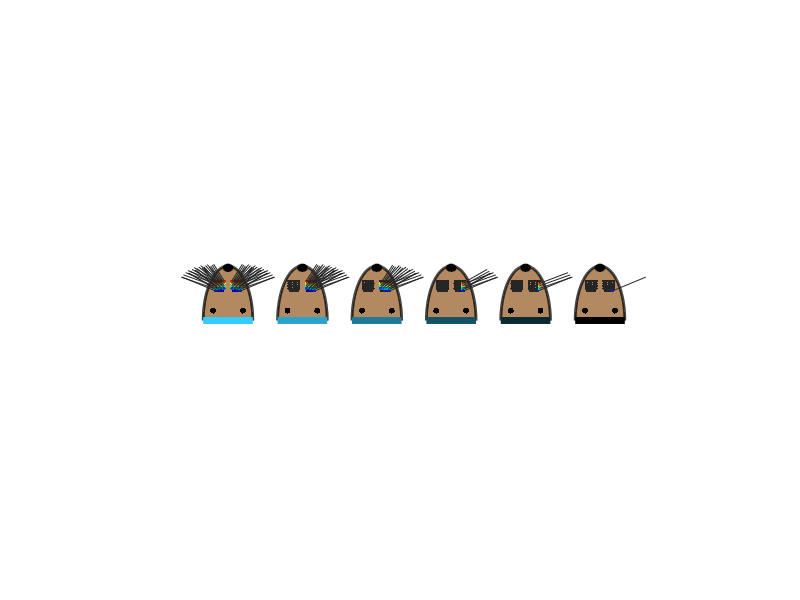
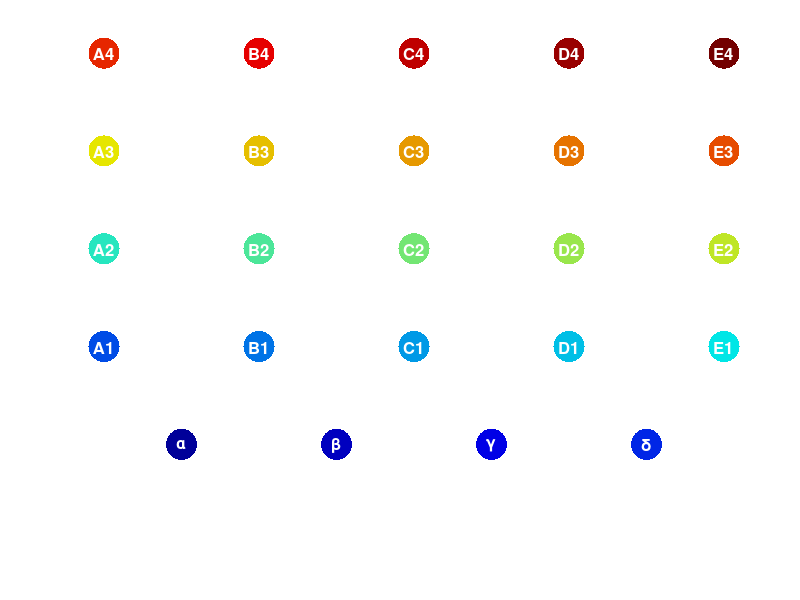

Reproduce these figures in MATLAB, in order.
function whiskerTrimSchematic()

% settings
centers = 0:3:3*5;
colors = repmat([51 204 255]/255, 6, 1) .* fliplr(linspace(0,1,6))';

faceWid = 1;
faceHgt = 2.2;
padWid = .4;
padLoc = [.35 1.4];
noseWid = .2;
noseHgt = .15;
wiskAngles = [.2 1] * (pi/2);
wiskLengths = [.8 1.5];
eyePos = [.6 .4];
eyeRad = .12;
furColor = hsv2rgb([.08 .7 .6]);
whiskerThickness = .5;

padX = [1.5 2.5 3.5 4.5, 1 2 3 4 5, 1 2 3 4 5, 1 2 3 4 5, 1 2 3 4 5];
padY = [1 1 1 1, 2 2 2 2 2, 3 3 3 3 3, 4 4 4 4 4, 5 5 5 5 5];



% conditions
whiskers = {{'\alpha', '\beta', '\gamma', '\delta', 'A1', 'B1', 'C1', 'D1', 'E1', 'A2', 'B2', 'C2', 'D2', 'E2', 'A3', 'B3', 'C3', 'D3', 'E3', 'A4', 'B4', 'C4', 'D4', 'E4'}, ...
    {'\alpha', '\beta', '\gamma', '\delta', 'A1', 'B1', 'C1', 'D1', 'E1', 'A2', 'B2', 'C2', 'D2', 'E2', 'A3', 'B3', 'C3', 'D3', 'E3', 'A4', 'B4', 'C4', 'D4', 'E4'}, ...
    {'\gamma', '\delta', 'A1', 'B1', 'C1', 'D1', 'E1', 'A2', 'B2', 'C2', 'D2', 'E2', 'A3', 'B3', 'C3', 'D3', 'E3'}, ...
    {'\gamma', '\delta', 'D1', 'E1', 'D2', 'E2', 'D3', 'E3'}, ...
    {'\delta', 'E1', 'E2', 'E3'}, ...
    {'\delta'}};
bilateral = [1 0 0 0 0 0];
whiskerColors = jet(length(whiskers{1}))*.9;



% plot mice
figure('menubar', 'none', 'color', 'white', 'position', [98 795 1061 242]); hold on
for i = 1:length(centers)
    plotWhiskers(whiskers{i}, centers(i), bilateral(i), colors(i,:))
end
daspect([1 1 1])
set(gca, 'Visible', 'off')
saveas(gcf, fullfile(getenv('OBSDATADIR'), 'papers', 'hurdles_paper1', 'figures', 'matlabFigs', 'whiskerTrimSchematic'), 'svg');

% add schematic
figure('menubar', 'none', 'color', 'white', 'position', [100 100 273 235]); hold on
scatter(padX, padY, 500, whiskerColors, 'filled')
text(padX, padY, whiskers{1}, 'Color', 'white', ...
    'HorizontalAlignment', 'center', 'VerticalAlignment', 'middle', 'FontWeight', 'bold', 'FontSize', 12)
set(gca, 'Visible', 'off')
saveas(gcf, fullfile(getenv('OBSDATADIR'), 'papers', 'hurdles_paper1', 'figures', 'matlabFigs', 'whiskerTrimPadSchematic'), 'svg');



function plotWhiskers(whiskers, center, bilateral, conditionColor)

    % pad layout
    pad = {'\alpha', '\beta', '\gamma', '\delta', ...
        'A1', 'B1', 'C1', 'D1', 'E1', ...
        'A2', 'B2', 'C2', 'D2', 'E2', ...
        'A3', 'B3', 'C3', 'D3', 'E3', ...
        'A4', 'B4', 'C4', 'D4', 'E4'};

    % initializations
    padX = padX - mean(padX);
    padY = padY - mean(padY);
    bins = ismember(pad, whiskers);
    whiskerColorsMasked = whiskerColors;
    if any(~bins)
        whiskerColorsMasked(~bins,:) = repmat([.15 .15 .15], sum(~bins), 1);
    end

    % face outline
    t = 0:0.01:pi;
    x = faceWid*cos(t);
    y = faceHgt*sin(t);
    patch(x+center, y, furColor, 'EdgeColor', 'none', 'LineWidth', 3, 'facealpha', .75)
    plot(x+center, y, 'color', 'black', 'LineWidth', 2)
    plot([-1 1]*faceWid+center, [0 0], 'color', conditionColor, 'LineWidth', 5)

    % nose, eyes
    t = 0:0.01:2*pi;
    x = noseWid*cos(t);
    y = noseHgt*sin(t) + faceHgt-.5*noseHgt;
    patch(x+center, y, 'black')
    rectangle('position', [eyePos(1)-eyeRad+center, eyePos(2)-eyeRad, 2*eyeRad, 2*eyeRad], 'curvature', [1 1], 'facecolor', 'black', 'edgecolor', 'none');
    rectangle('position', [-eyePos(1)-eyeRad+center, eyePos(2)-eyeRad, 2*eyeRad, 2*eyeRad], 'curvature', [1 1], 'facecolor', 'black', 'edgecolor', 'none');

    % whisker pad
    scaling = (padWid/range(padX));
    x = padX*scaling + padLoc(1);
    y = padY*scaling + padLoc(2);
    scatter(x+center, y, 5, whiskerColorsMasked, 'filled');
    if bilateral
        scatter(-x+center, y, 5, whiskerColorsMasked, 'filled');
    else
        scatter(-x+center, y, 5, [.15 .15 .15], 'filled');
    end

    % whiskers
    xFrac = (padX-min(padX)) / range(padX);
    yFrac = (padY-min(padY)) / range(padY);
    for w = find(bins)
        a = interp1([-1 1], wiskAngles, -xFrac(w) + .1*yFrac(w));
        l = interp1([-1 1], wiskLengths, xFrac(w)-yFrac(w));
        plot([x(w) x(w)+cos(a)*l]+center, [y(w) y(w)+sin(a)*l], ...
            'Color', [.15 .15 .15], 'linewidth', whiskerThickness)
        if bilateral
            plot(-[x(w) x(w)+cos(a)*l]+center, [y(w) y(w)+sin(a)*l], ...
                'Color', [.15 .15 .15], 'linewidth', whiskerThickness)
        end
    end 
end
end